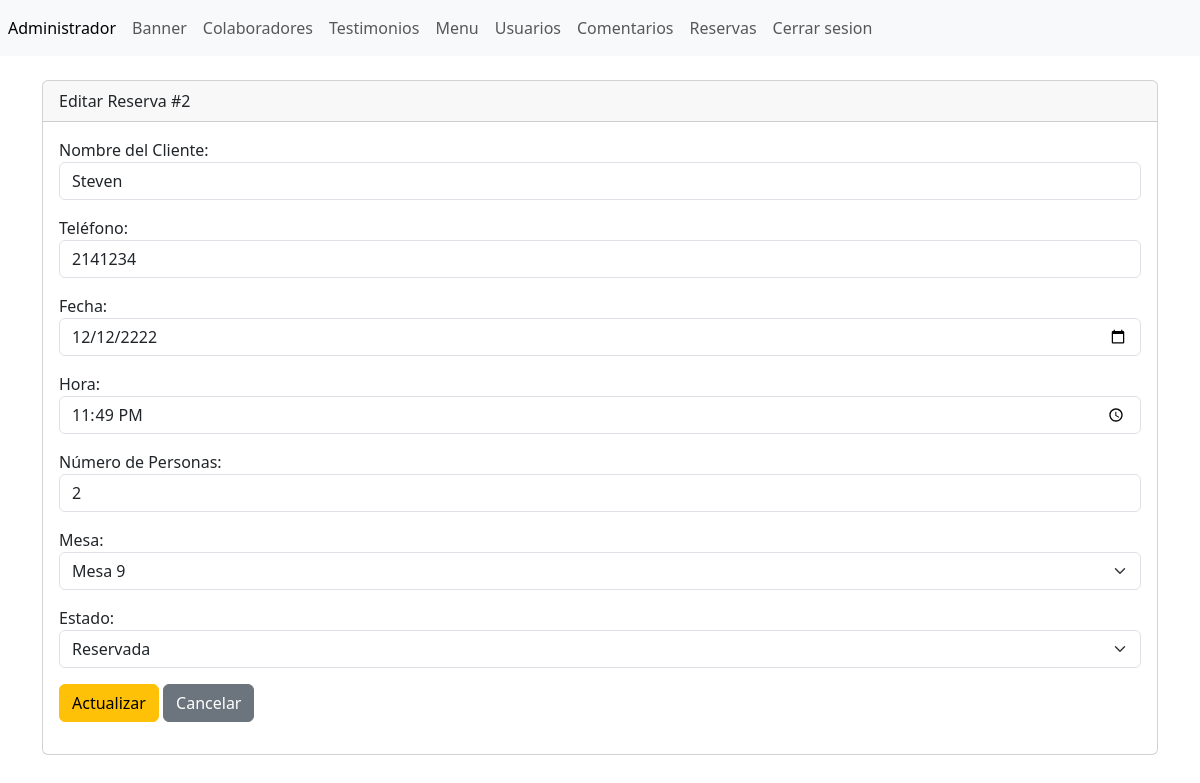
Page /admin/seccion/reservas/editar.php?txtID=2 on the committed database.
### tables this page shows
CREATE TABLE `reservas` (
  `id` int(11) NOT NULL,
  `nombre_cliente` varchar(100) NOT NULL,
  `telefono` varchar(20) NOT NULL,
  `fecha` date NOT NULL,
  `hora` time NOT NULL,
  `numero_personas` int(11) NOT NULL,
  `mesa` int(11) NOT NULL,
  `estado` enum('Reservada','Cancelada','Completada') DEFAULT 'Reservada'
);

### admin/seccion/reservas/editar.php (the view, shortened to what this page needs)
<?php
include("../../bd.php");
include("../../templates/header.php");
$id = 0;
if (isset($_GET['txtID'])) $id = (int)$_GET['txtID'];
$select = $pdo->prepare("SELECT * FROM reservas WHERE id = :id");
$select->execute([':id' => $id]);
$reserva = $select->fetch(PDO::FETCH_ASSOC);
$ocupadasList = [];
?>
<!doctype html>
<html lang="es">
<head>
    <link href="https://cdn.jsdelivr.net/npm/bootstrap@5.3.2/dist/css/bootstrap.min.css" rel="stylesheet" />
</head>
<body>
<main class="container mt-4">
    <div class="card">
        <div class="card-header">Editar Reserva #<?= htmlspecialchars($id) ?></div>
        <div class="card-body">
            <form method="POST">
                <div class="mb-3">
                    <label>Nombre del Cliente:</label>
                    <input type="text" name="nombre_cliente" class="form-control" value="<?= htmlspecialchars($reserva['nombre_cliente']) ?>" required>
                </div>
                <div class="mb-3">
                    <label>Teléfono:</label>
                    <input type="text" name="telefono" class="form-control" value="<?= htmlspecialchars($reserva['telefono']) ?>" required>
                </div>
                <div class="mb-3">
                    <label>Fecha:</label>
                    <input type="date" name="fecha" class="form-control" value="<?= htmlspecialchars($reserva['fecha']) ?>" required>
                </div>
                <div class="mb-3">
                    <label>Hora:</label>
                    <input type="time" name="hora" class="form-control" value="<?= htmlspecialchars($reserva['hora']) ?>" required>
                </div>
                <div class="mb-3">
                    <label>Número de Personas:</label>
                    <input type="number" name="numero_personas" class="form-control" min="1" value="<?= htmlspecialchars($reserva['numero_personas']) ?>" required>
                </div>
                <div class="mb-3">
                    <label>Mesa:</label>
                    <select name="mesa" class="form-select" required>
                        <?php
                        for ($i = 1; $i <= 10; $i++):
                            $disabled = (in_array($i, $ocupadasList) && $i != (int)$reserva['mesa']) ? 'disabled' : '';
                            $sel = ($i == (int)$reserva['mesa']) ? 'selected' : '';
                        ?>
                            <option value="<?= $i ?>" <?= $disabled ?> <?= $sel ?>>Mesa <?= $i ?> <?= $disabled ? '(ocupada)' : '' ?></option>
                        <?php endfor; ?>
                    </select>
                </div>
                <div class="mb-3">
                    <label>Estado:</label>
                    <select name="estado" class="form-select">
                        <option value="reservada" <?= (strtolower($reserva['estado'])=='reservada' || strtolower($reserva['estado'])=='reservada') ? 'selected' : '' ?>>Reservada</option>
                    </select>
                </div>
                <button type="submit" class="btn btn-warning">Actualizar</button>
                <a class="btn btn-secondary" href="index.php">Cancelar</a>
            </form>
        </div>
    </div>
</main>
</body>
</html>

### rows in the picture
reservas: nombre_cliente "Steven", telefono "2141234", fecha "12/12/2222", hora "23:49:00", numero_personas "2", estado "Reservada"

### other values in the picture
$id "2"
